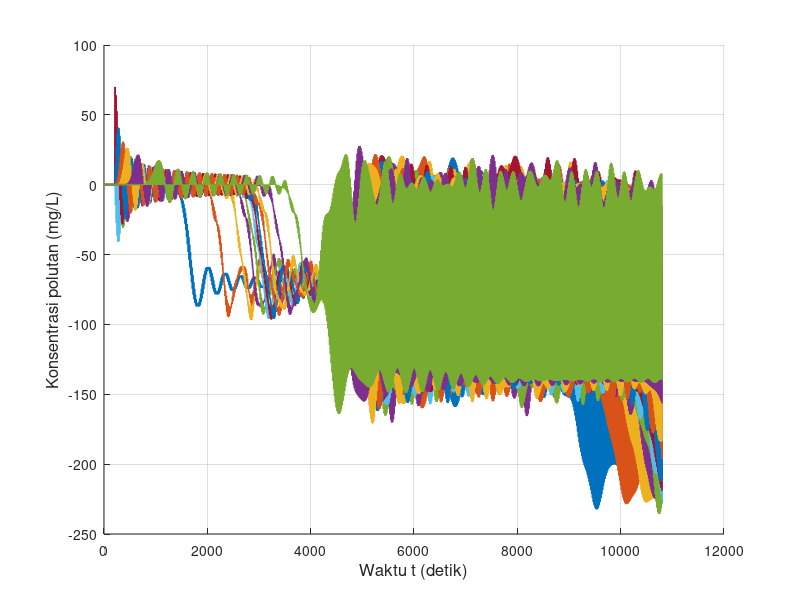

MATLAB code for this plot: (Note: this script raises an error after producing the figure.)
clear; clc; close all;

% Feby Syarief Al A`raaf
% 26050124130087
% Oseanografi C

% Simulasi adveksi 1 dimensi dengan metode Leapfrog (CTCS)
% Sumber polutan diskontinu
% NIM ganjil, xyz = 087, sehingga z = 7 dan 0.zyx = 0.780

x_digit = 0;
y_digit = 8;
z_digit = 7;

u_xyz    = 0.780;
C_source = 10 * z_digit;

L = 3000;
T = 10800;

scenario(1).nama = 'Skenario 1';
scenario(1).dx   = 30;
scenario(1).dt   = 8;
scenario(1).u    = u_xyz;
scenario(1).n    = 20 + z_digit;
scenario(1).m    = 30 + z_digit;

scenario(2).nama = 'Skenario 2';
scenario(2).dx   = 60;
scenario(2).dt   = 8;
scenario(2).u    = u_xyz;
scenario(2).n    = 20 + z_digit;
scenario(2).m    = 60 + z_digit;

scenario(3).nama = 'Skenario 3';
scenario(3).dx   = 15;
scenario(3).dt   = 8;
scenario(3).u    = u_xyz;
scenario(3).n    = 20 + z_digit;
scenario(3).m    = 15 + z_digit;

scenario(4).nama = 'Skenario 4';
scenario(4).dx   = 30;
scenario(4).dt   = 8;
scenario(4).u    = 0.5 * u_xyz;
scenario(4).n    = 20 + z_digit;
scenario(4).m    = 30 + z_digit;

scenario(5).nama = 'Skenario 5';
scenario(5).dx   = 30;
scenario(5).dt   = 8;
scenario(5).u    = 2 * u_xyz;
scenario(5).n    = 20 + z_digit;
scenario(5).m    = 30 + z_digit;

scenario(6).nama = 'Skenario 6';
scenario(6).dx   = 30;
scenario(6).dt   = 8;
scenario(6).u    = -u_xyz;
scenario(6).n    = 20 + z_digit;
scenario(6).m    = 30 + z_digit;

scenario(7).nama = 'Skenario 7';
scenario(7).dx   = 30;
scenario(7).dt   = 2;
scenario(7).u    = u_xyz;
scenario(7).n    = 100 + z_digit;
scenario(7).m    = 30 + z_digit;

scenario(8).nama = 'Skenario 8';
scenario(8).dx   = 30;
scenario(8).dt   = 16;
scenario(8).u    = u_xyz;
scenario(8).n    = 10 + z_digit;
scenario(8).m    = 30 + z_digit;

folder_output = 'output_Diskontinu_CTCS_Polutan_Terhadap_Waktu';
if ~exist(folder_output, 'dir')
    mkdir(folder_output);
end

for s = 1:numel(scenario)

    fprintf('\nMemproses %s\n', scenario(s).nama);

    dx       = scenario(s).dx;
    dt       = scenario(s).dt;
    u        = scenario(s).u;
    n_source = scenario(s).n;
    m_source = scenario(s).m;

    M_grid = round(L / dx);
    Mmax   = max(M_grid, m_source);
    Nmax   = round(T / dt);

    courant = u * dt / dx;

    fprintf('dx = %.3f m, dt = %.3f s, u = %.3f m/s, n = %d, m = %d\n', ...
            dx, dt, u, n_source, m_source);
    fprintf('Mmax = %d, Nmax = %d, C = %.4f\n', Mmax, Nmax, courant);

    F00 = zeros(1, Mmax);
    F0  = zeros(1, Mmax);
    F   = zeros(1, Mmax);

    t_step = 0:Nmax;
    t_time = t_step * dt;

    m_plot = [1, ...
              m_source - 20, m_source - 10, m_source - 5, m_source - 3, m_source - 1, ...
              m_source, ...
              m_source + 1, m_source + 3, m_source + 5, m_source + 10, m_source + 20];

    m_plot = unique(m_plot, 'stable');
    m_plot_valid = m_plot(m_plot >= 1 & m_plot <= Mmax);

    if length(m_plot_valid) < length(m_plot)
        fprintf('%s: beberapa grid berada di luar domain sehingga tidak digrafikkan.\n', scenario(s).nama);
    end

    history = NaN(length(t_step), length(m_plot_valid));

    F00(:) = 0;

    if n_source == 0
        F00(m_source) = C_source;
    end

    for p = 1:length(m_plot_valid)
        history(1, p) = F00(m_plot_valid(p));
    end

    for i = 2:(Mmax-1)
        F0(i) = F00(i) - (u * dt / (2 * dx)) * (F00(i+1) - F00(i-1));
    end

    F0(1)    = F0(2);
    F0(Mmax) = F0(Mmax-1);

    if n_source == 1
        F0(m_source) = C_source;
    end

    if length(t_step) >= 2
        for p = 1:length(m_plot_valid)
            history(2, p) = F0(m_plot_valid(p));
        end
    end

    for J = 2:Nmax

        F00(1)    = F00(2);
        F00(Mmax) = F00(Mmax-1);

        F0(1)     = F0(2);
        F0(Mmax)  = F0(Mmax-1);

        for i = 2:(Mmax-1)
            F(i) = F00(i) - (u * dt / dx) * (F0(i+1) - F0(i-1));
        end

        F(1)    = F(2);
        F(Mmax) = F(Mmax-1);

        if J == n_source
            F(m_source) = C_source;
        end

        for p = 1:length(m_plot_valid)
            history(J + 1, p) = F(m_plot_valid(p));
        end

        F00 = F0;
        F0  = F;
    end

    fig = figure('Visible', 'off', 'Position', [100 100 1400 600]);
    hold on;

    legend_text = {};

    for k = 1:length(m_plot_valid)
        plot(t_time, history(:, k), 'LineWidth', 1.2);
        legend_text{end+1} = sprintf('m = %d', m_plot_valid(k));
    end

    grid on;
    xlabel('Waktu t (detik)', 'FontSize', 12);
    ylabel('Konsentrasi polutan (mg/L)', 'FontSize', 12);
    title(sprintf('%s - Konsentrasi polutan terhadap waktu', scenario(s).nama), ...
          'Feby Syarief-0087-Ose C', 'FontSize', 14, 'FontWeight', 'bold');
    xlim([t_time(1), t_time(end)]);

    y_max = max(history(:), [], 'omitnan');
    if isempty(y_max) || isnan(y_max) || y_max <= 0
        ylim([0 1]);
    else
        ylim([0, max(C_source * 1.2, y_max * 1.1)]);
    end

    set(gca, 'FontSize', 11);

    legend(legend_text, ...
           'Location', 'northwest', ...
           'FontSize', 8, ...
           'NumColumns', 2, ...
           'Box', 'on');

    hold off;

    nama_file = sprintf('ctcs_diskontinu_waktu_skenario_%d.png', s);
    saveas(fig, fullfile(folder_output, nama_file));
    close(fig);

    fprintf('%s selesai diproses.\n', scenario(s).nama);
end

fprintf('\nSemua skenario telah selesai diproses.\n');
